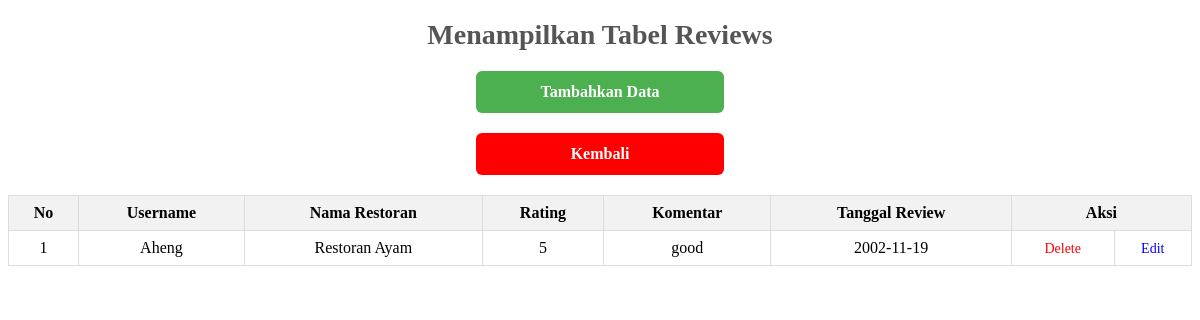
/review.php (signed in), run on the app's committed database.
### tables this page shows
CREATE TABLE `reviews` (
  `id` int(11) NOT NULL,
  `user_id` int(11) NOT NULL,
  `restoran_id` int(11) NOT NULL,
  `rating` int(11) NOT NULL,
  `komentar` text NOT NULL,
  `tanggal_review` date NOT NULL
);

CREATE TABLE `users` (
  `id_user` int(11) NOT NULL,
  `nama` varchar(255) NOT NULL,
  `username` varchar(100) NOT NULL,
  `password` varchar(100) NOT NULL,
  `umur` int(11) NOT NULL,
  `jenis_kel` varchar(20) NOT NULL,
  `alamat` varchar(255) NOT NULL
);

CREATE TABLE `restoran` (
  `id_restoran` int(11) NOT NULL,
  `nama` varchar(255) NOT NULL,
  `gambar` varchar(255) DEFAULT NULL,
  `alamat` varchar(255) NOT NULL,
  `telepon` varchar(20) NOT NULL,
  `jam_buka_jam_tutup` varchar(50) NOT NULL,
  `deskripsi` text NOT NULL,
  `menu` text NOT NULL,
  `rating_restoran` decimal(3,2) NOT NULL
);

### review.php (the view, shortened to what this page needs)
<!DOCTYPE html>
<html>
<head>
    <link rel="stylesheet" type="text/css" href="table.css">
</head>
<body>
    <div class="page">
        <h1 class="heading">Menampilkan Tabel Reviews</h1>
        <a href="tambahreview.php" class="add">Tambahkan Data</a>
        <a href="dash.php" class="bk">Kembali</a>
        <div class="table-container">
            <table class="table">
                <thead>
                    <tr>
                        <th>No</th>
                        <th>Username</th>
                        <th>Nama Restoran</th>
                        <th>Rating</th>
                        <th>Komentar</th>
                        <th>Tanggal Review</th>
                        <th colspan="2">Aksi</th>
                    </tr>
                </thead>
                <tbody>
                    <?php
                    include "koneksi.php";
                    $query_mysql = mysqli_query($mysqli, "SELECT reviews.user_id, users.username, restoran.nama, reviews.rating, reviews.komentar, reviews.tanggal_review FROM reviews JOIN users ON reviews.user_id=users.id_user JOIN restoran ON reviews.restoran_id=restoran.id_restoran");
                    $nomor = 1;
                    while ($data = mysqli_fetch_array($query_mysql)) {
                    ?>
                        <tr>
                            <td><?php echo $nomor++; ?></td>
                            <td><?php echo $data['username']; ?></td>
                            <td><?php echo $data['nama']; ?></td>
                            <td><?php echo $data['rating']; ?></td>
                            <td><?php echo $data['komentar']; ?></td>
                            <td><?php echo $data['tanggal_review']; ?></td>
                            <td><a href="hapusreview.php?id=<?php echo $data['user_id']; ?>" class="delete">Delete</a></td>
                            <td><a href="editreview.php?id=<?php echo $data['user_id']; ?>" class="edit">Edit</a></td>
                        </tr>
                    <?php } ?>
                </tbody>
            </table>
        </div>
        <br>
    </div>
</body>
</html>

### table.css (style rules this page uses)
.heading { font-size: 28px; color: #555; text-align: center; margin-bottom: 20px; }
.table { margin: 0 auto; border-collapse: collapse; width: 100%; }
.table th, .table td { border: 1px solid #ddd; padding: 8px; text-align: center; }
.table th { background-color: #f2f2f2; }
.delete { color: #f00; text-decoration: none; font-size: 14px; }
.edit { color: #00f; text-decoration: none; font-size: 14px; }
.add { display: block; margin: 20px auto; text-align: center; padding: 12px 24px; border-radius: 6px; font-size: 16px; font-weight: bold; background-color: #4CAF50; color: #fff; text-decoration: none; width: 200px; }
.bk { display: block; margin: 20px auto; text-align: center; padding: 12px 24px; border-radius: 6px; font-size: 16px; font-weight: bold; background-color: #f00; color: #fff; text-decoration: none; width: 200px; }

### data on the page
reviews: user.username "Aheng", restoran.nama "Restoran Ayam", rating "5", komentar "good", tanggal_review "2002-11-19"
